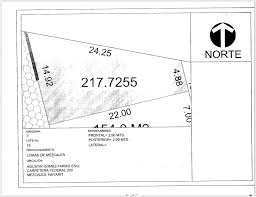
#> input picture ProyectoLotes/images.jpeg, 256 x 197 px
$ python Eliminartextos.py
#> lines starting #> are read from the running program, lines starting #| are printed output that depends on the picture; after the words box and inside, x2 and y2 are one past the last pixel; in counts of white or black regions, pixels touching at a corner belong together
import cv2
import numpy as np
import pytesseract
from pytesseract import Output

def eliminar_texto(imagen_path, output_path):
    # Cargar la imagen
#> called with imagen_path = 'images.jpeg', output_path = 'plano_sin_texto.jpg'
    imagen = cv2.imread(imagen_path)
#> imagen is the input picture: shape (197, 256, 3); mean B, G, R 243.3, 243.3, 243.3
    if imagen is None:
        print("Error al cargar la imagen")
        return

    # Convertir a escala de grises
    gris = cv2.cvtColor(imagen, cv2.COLOR_BGR2GRAY)
    desenfocada = cv2.GaussianBlur(gris, (5, 5), 0)
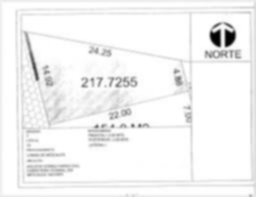
#> desenfocada: shape (197, 256); min 1, max 255, mean 243.3

    # Aplicar umbral adaptativo para detectar texto (ajusta los parámetros según tu imagen)
    #thresh = cv2.adaptiveThreshold(gray, 255, cv2.ADAPTIVE_THRESH_GAUSSIAN_C,
     #                            cv2.THRESH_BINARY_INV, 11, 2)
#    deteccion de bordes ()canny
    bordes = cv2.Canny(desenfocada,50, 150)
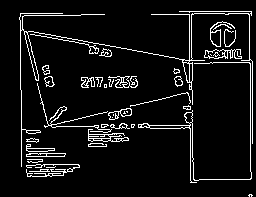
#> bordes: shape (197, 256); 7.4% white in thin lines or dots, all inside (x1, y1, x2, y2) = (19, 11, 253, 197)
#   dilatar los bodes para cerrar contornos
    kernel= np.ones((3, 3), np.uint8)
    bordes_dilatados = cv2.dilate(bordes, kernel, iterations = 1)
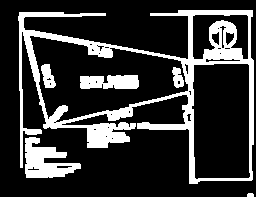
#> bordes_dilatados: shape (197, 256); 20.9% white; 6 white regions


    # Encontrar contornos (zonas de texto)
    contornos, _ = cv2.findContours(bordes_dilatados, cv2.RETR_EXTERNAL, cv2.CHAIN_APPROX_SIMPLE)
#> contornos = 3 contours, 1 with area under 20; largest, box (x1, y1, x2, y2) and area: (18, 10, 254, 184) 23373, (25, 137, 81, 178) 1201

    # Crear una máscara para las zonas de texto
    mascara = np.zeros_like(gris)
    cv2.drawContours(mascara, contornos, -1, 255, thickness=cv2.FILLED)
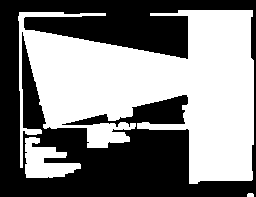
#> mascara: shape (197, 256); 50.8% white; 1 black region, box (x1, y1, x2, y2) and area: (0, 0, 256, 197) 24821

    # Aplicar inpainting para rellenar las zonas de texto
    resultado = cv2.bitwise_and(imagen, imagen, mask=mascara)
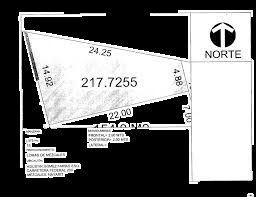
#> resultado: shape (197, 256, 3); mean B, G, R 120.5, 120.5, 120.5

    # Guardar el resultado
    cv2.imwrite(output_path, resultado)
    print(f"Imagen procesada guardada en: {output_path}")
    cv2.imshow("planos sin texto", resultado)
    cv2.waitKey(0)
    cv2.destroyAllWindows()
# Uso:
eliminar_texto("images.jpeg", "plano_sin_texto.jpg")

$ run again, with ProyectoLotes/hoja.jpeg copied over ProyectoLotes/images.jpeg
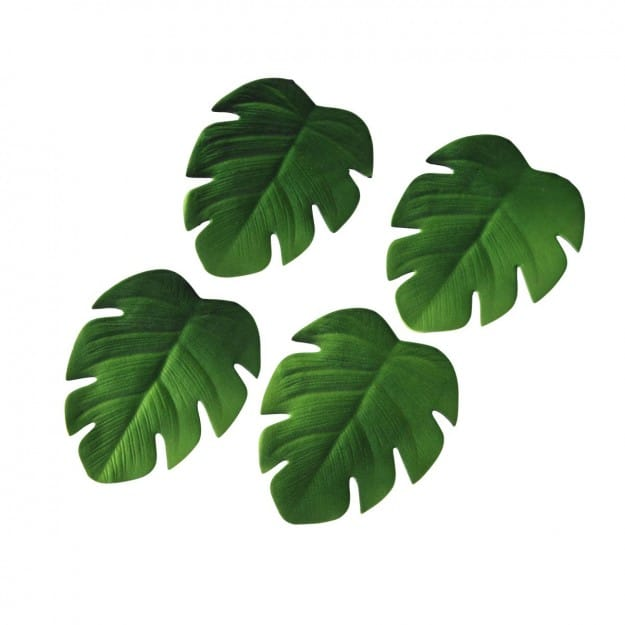
#> input picture ProyectoLotes/hoja.jpeg, 625 x 625 px
#> in eliminar_texto, imagen is the input picture: shape (625, 625, 3); mean B, G, R 192.3, 207.4, 196.4
#> in eliminar_texto, `bordes = cv2.Canny(desenfocada,50, 150)`:
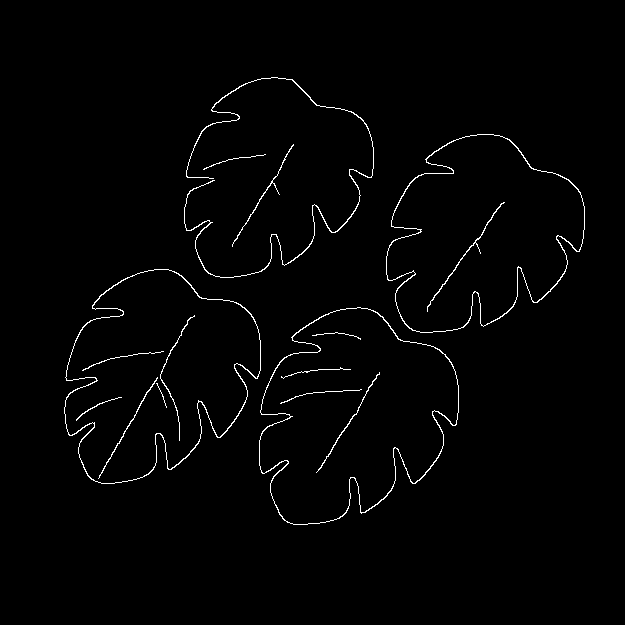
#> bordes: shape (625, 625); 1.4% white in thin lines or dots, all inside (x1, y1, x2, y2) = (64, 77, 585, 525)
#> bordes_dilatados: shape (625, 625); 4.6% white; 13 white regions
#> contornos = 4 contours; box (x1, y1, x2, y2) and area: (258, 306, 460, 526) 31284, (63, 268, 262, 485) 30110, (385, 133, 586, 334) 28504, (183, 76, 375, 279) 27220
#> mascara: shape (625, 625); 30.4% white; 4 white regions, box (x1, y1, x2, y2) and area: (258, 306, 460, 526) 31730, (63, 268, 262, 485) 30556, (385, 133, 586, 334) 28925, (183, 76, 375, 279) 27618
#> in eliminar_texto, `resultado = cv2.bitwise_and(imagen, imagen, mask=mascara)`:
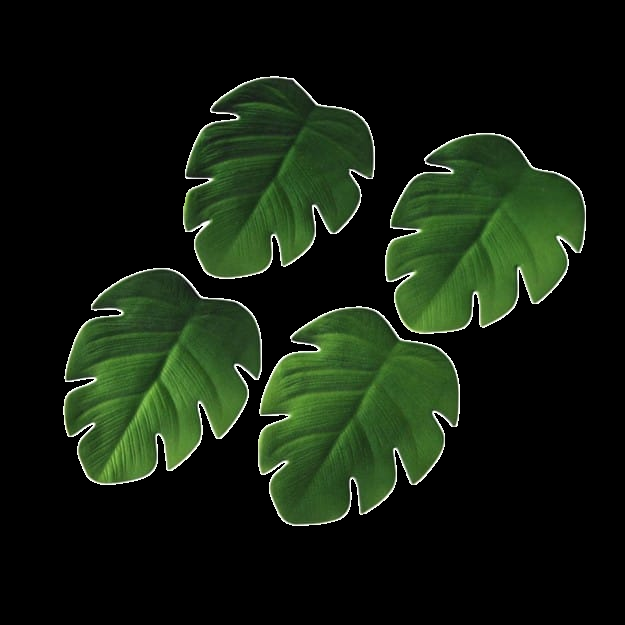
#> resultado: shape (625, 625, 3); mean B, G, R 15.2, 30.1, 19.1
